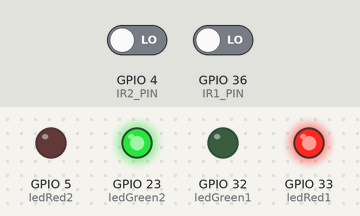
A sketch run on a simulated ESP32. Shown: output pins drawn as LEDs (lit = HIGH). The test bench sets the inputs (shaded band); at power-on: GPIO 4 (IR2_PIN) LOW, GPIO 36 (IR1_PIN) LOW. WiFi joins after 1.5 s; servers stay silent unless stated; what the sketch prints to the serial monitor is not drawn.

Above: at 2.7 s.
2.8 s: GPIO 4 (IR2_PIN) driven HIGH
At 3.1 s:
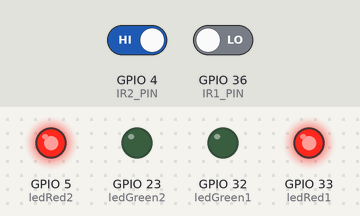
5.8 s: GPIO 36 (IR1_PIN) driven HIGH
At 6.1 s:
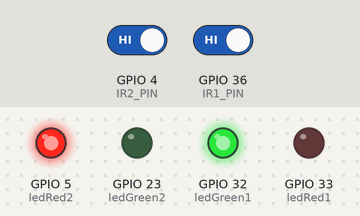
8.8 s: GPIO 4 (IR2_PIN) driven LOW
At 9.1 s:
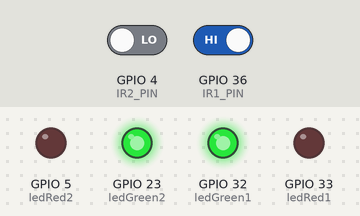
11.8 s: GPIO 36 (IR1_PIN) driven LOW
At 12.1 s:
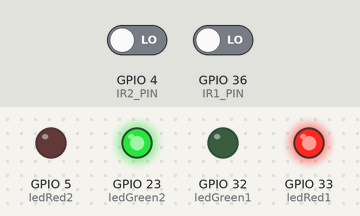
Timing chart, 0 to 14.8 s (numbered marks = the images above; inputs shaded):
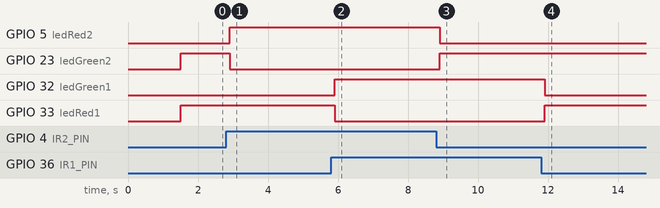

Measured:
- after the input at 2.8 s, GPIO 5 (ledRed2): LOW → HIGH after 0.10 s; GPIO 23 (ledGreen2): HIGH → LOW after 0.10 s
- after the input at 5.8 s, GPIO 32 (ledGreen1): LOW → HIGH after 0.11 s; GPIO 33 (ledRed1): HIGH → LOW after 0.11 s
- after the input at 8.8 s, GPIO 5 (ledRed2): HIGH → LOW after 0.11 s; GPIO 23 (ledGreen2): LOW → HIGH after 0.11 s
- after the input at 11.8 s, GPIO 32 (ledGreen1): HIGH → LOW after 0.11 s; GPIO 33 (ledRed1): LOW → HIGH after 0.11 s

The sketch:

code.ino
```cpp
#include <WiFi.h>
#include <HTTPClient.h>

// --- SETTINGS ---
const char* WIFI_SSID = "YOUR_WIFI_SSID";
const char* WIFI_PASSWORD = "YOUR_WIFI_PASSWORD";

String SCRIPT_URL = "YOUR_SCRIPT_URL";

#define DEVICE_NAME "ESP32_Workshop"

const long SEND_INTERVAL_MS = 30000;
unsigned long lastSendMillis = 0;

#define IR1_PIN 36
#define ledGreen1 32
#define ledRed1 33

#define IR2_PIN 4
#define ledGreen2 23
#define ledRed2 5

void setup() {
  pinMode(IR1_PIN, INPUT);
  pinMode(ledGreen1, OUTPUT);
  pinMode(ledRed1, OUTPUT);
  pinMode(IR2_PIN, INPUT);
  pinMode(ledGreen2, OUTPUT);
  pinMode(ledRed2, OUTPUT);

  Serial.begin(115200);
  connectWiFi();
}

void loop() {
  if (millis() - lastSendMillis >= SEND_INTERVAL_MS) {
    lastSendMillis = millis();

    int valIR1 = digitalRead(IR1_PIN);
    int valIR2 = digitalRead(IR2_PIN);

    Serial.print("Read Sensor IR1: "); Serial.println(valIR1);
    Serial.print("Read Sensor IR2: "); Serial.println(valIR2);

    sendDataToSheet(valIR1, valIR2);
  }

  int currentValIR1 = digitalRead(IR1_PIN);
  int currentValIR2 = digitalRead(IR2_PIN);
  digitalWrite(ledRed1, currentValIR1 == 0 ? HIGH : LOW);
  digitalWrite(ledGreen1, currentValIR1 != 0 ? HIGH : LOW);
  digitalWrite(ledRed2, currentValIR2 == 1 ? HIGH : LOW);
  digitalWrite(ledGreen2, currentValIR2 != 1 ? HIGH : LOW);
  delay(200);
  digitalWrite(ledRed1, LOW);
  digitalWrite(ledGreen1, LOW);
  digitalWrite(ledRed2, LOW);
  digitalWrite(ledGreen2, LOW);
}

void connectWiFi() {
  Serial.print("Connecting to "); Serial.println(WIFI_SSID);
  WiFi.begin(WIFI_SSID, WIFI_PASSWORD);
  while (WiFi.status() != WL_CONNECTED) {
    delay(500);
    Serial.print(".");
  }
  Serial.println("\nWiFi connected!");
  Serial.println(WiFi.localIP());
}

void sendDataToSheet(int ir1_val, int ir2_val) {
  HTTPClient http;

  String urlParams = "?device=" + String(DEVICE_NAME) +
                     "&IR1=" + String(ir1_val) +
                     "&IR2=" + String(ir2_val) +
                     "&reason=PeriodicReading";

  String fullUrl = SCRIPT_URL + urlParams;

  Serial.print("Sending data: ");
  Serial.println(fullUrl);

  http.begin(fullUrl.c_str());
  http.setFollowRedirects(HTTPC_STRICT_FOLLOW_REDIRECTS);
  int httpCode = http.GET();

  if (httpCode > 0) {
    String payload = http.getString();
    Serial.println("HTTP Response: " + String(httpCode) + " | Payload: " + payload);
  } else {
    Serial.println("Error sending: " + String(httpCode));
  }
  http.end();
}
```
